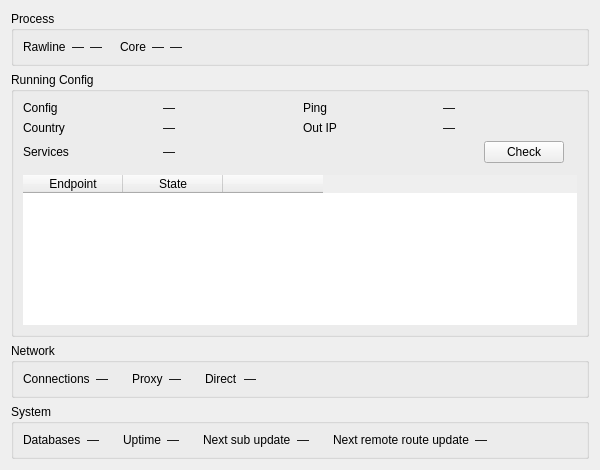
<?xml version="1.0" encoding="UTF-8"?>
<ui version="4.0">
 <class>RuntimeStatsWidget</class>
 <widget class="QWidget" name="RuntimeStatsWidget">
  <property name="geometry">
   <rect>
    <x>0</x>
    <y>0</y>
    <width>600</width>
    <height>470</height>
   </rect>
  </property>
  <layout class="QGridLayout" name="rootGrid">
   <item row="0" column="0">
    <widget class="QGroupBox" name="groupProcess">
     <property name="title">
      <string>Process</string>
     </property>
     <layout class="QVBoxLayout" name="processLayout">
      <item>
       <layout class="QGridLayout" name="tableGrid">
        <item row="0" column="0">
         <widget class="QLabel" name="labelRawlineName">
          <property name="text">
           <string notr="true">Rawline</string>
          </property>
         </widget>
        </item>
        <item row="0" column="1">
         <widget class="QLabel" name="vRawlineCpu">
          <property name="text">
           <string notr="true">—</string>
          </property>
          <property name="alignment">
           <set>Qt::AlignmentFlag::AlignRight|Qt::AlignmentFlag::AlignTrailing|Qt::AlignmentFlag::AlignVCenter</set>
          </property>
         </widget>
        </item>
        <item row="0" column="2">
         <widget class="QLabel" name="vRawlineRam">
          <property name="text">
           <string notr="true">—</string>
          </property>
          <property name="alignment">
           <set>Qt::AlignmentFlag::AlignRight|Qt::AlignmentFlag::AlignTrailing|Qt::AlignmentFlag::AlignVCenter</set>
          </property>
         </widget>
        </item>
        <item row="0" column="3">
         <spacer name="processGap">
          <property name="orientation">
           <enum>Qt::Orientation::Horizontal</enum>
          </property>
          <property name="sizeType">
           <enum>QSizePolicy::Policy::Fixed</enum>
          </property>
          <property name="sizeHint" stdset="0">
           <size>
            <width>12</width>
            <height>0</height>
           </size>
          </property>
         </spacer>
        </item>
        <item row="0" column="4">
         <widget class="QLabel" name="labelCoreName">
          <property name="text">
           <string>Core</string>
          </property>
         </widget>
        </item>
        <item row="0" column="5">
         <widget class="QLabel" name="vCoreCpu">
          <property name="text">
           <string notr="true">—</string>
          </property>
          <property name="alignment">
           <set>Qt::AlignmentFlag::AlignRight|Qt::AlignmentFlag::AlignTrailing|Qt::AlignmentFlag::AlignVCenter</set>
          </property>
         </widget>
        </item>
        <item row="0" column="6">
         <widget class="QLabel" name="vCoreRam">
          <property name="text">
           <string notr="true">—</string>
          </property>
          <property name="alignment">
           <set>Qt::AlignmentFlag::AlignRight|Qt::AlignmentFlag::AlignTrailing|Qt::AlignmentFlag::AlignVCenter</set>
          </property>
         </widget>
        </item>
        <item row="0" column="7">
         <spacer name="tableSpacer">
          <property name="orientation">
           <enum>Qt::Orientation::Horizontal</enum>
          </property>
          <property name="sizeHint" stdset="0">
           <size>
            <width>12</width>
            <height>0</height>
           </size>
          </property>
         </spacer>
        </item>
       </layout>
      </item>
      <item>
       <layout class="QHBoxLayout" name="chartsRow">
       </layout>
      </item>
     </layout>
    </widget>
   </item>
   <item row="1" column="0">
    <widget class="QGroupBox" name="groupRunning">
     <property name="title">
      <string>Running Config</string>
     </property>
     <layout class="QVBoxLayout" name="runningLayout">
      <item>
       <layout class="QGridLayout" name="formRunning">
        <item row="3" column="1">
         <widget class="QLabel" name="vCountry">
          <property name="text">
           <string notr="true">—</string>
          </property>
         </widget>
        </item>
        <item row="3" column="0">
         <widget class="QLabel" name="labelCountry">
          <property name="text">
           <string>Country</string>
          </property>
         </widget>
        </item>
        <item row="2" column="1">
         <widget class="QLabel" name="vCfgName">
          <property name="text">
           <string notr="true">—</string>
          </property>
         </widget>
        </item>
        <item row="2" column="0">
         <widget class="QLabel" name="labelCfgName">
          <property name="text">
           <string>Config</string>
          </property>
         </widget>
        </item>
        <item row="3" column="2">
         <widget class="QLabel" name="labelOutIp">
          <property name="text">
           <string>Out IP</string>
          </property>
         </widget>
        </item>
        <item row="3" column="3">
         <widget class="QLabel" name="vOutIp">
          <property name="text">
           <string notr="true">—</string>
          </property>
          <property name="textInteractionFlags">
           <set>Qt::TextInteractionFlag::TextSelectableByMouse</set>
          </property>
         </widget>
        </item>
        <item row="2" column="3">
         <widget class="QLabel" name="vPing">
          <property name="text">
           <string notr="true">—</string>
          </property>
         </widget>
        </item>
        <item row="2" column="2">
         <widget class="QLabel" name="labelPing">
          <property name="text">
           <string>Ping</string>
          </property>
         </widget>
        </item>
        <item row="4" column="0">
         <widget class="QLabel" name="labelServices">
          <property name="text">
           <string>Services</string>
          </property>
         </widget>
        </item>
        <item row="4" column="1" colspan="3">
         <layout class="QHBoxLayout" name="servicesLayout" stretch="1,0,0,0">
          <item>
           <widget class="QLabel" name="vServices">
            <property name="text">
             <string notr="true">—</string>
            </property>
           </widget>
          </item>
          <item>
           <widget class="QPushButton" name="btnServiceCheck">
            <property name="text">
             <string>Check</string>
            </property>
           </widget>
          </item>
          <item>
           <widget class="QLabel" name="vServiceChecked">
            <property name="text">
             <string notr="true"/>
            </property>
            <property name="colorRole" stdset="0">
             <string notr="true">muted</string>
            </property>
           </widget>
          </item>
          <item>
           <spacer name="servicesSpacer">
            <property name="orientation">
             <enum>Qt::Orientation::Horizontal</enum>
            </property>
            <property name="sizeHint" stdset="0">
             <size>
              <width>0</width>
              <height>0</height>
             </size>
            </property>
           </spacer>
          </item>
         </layout>
        </item>
       </layout>
      </item>
      <item>
       <widget class="QWidget" name="groupEndpoints" native="true">
        <layout class="QVBoxLayout" name="endpointsLayout">
         <property name="spacing">
          <number>4</number>
         </property>
         <property name="leftMargin">
          <number>0</number>
         </property>
         <property name="topMargin">
          <number>6</number>
         </property>
         <property name="rightMargin">
          <number>0</number>
         </property>
         <property name="bottomMargin">
          <number>0</number>
         </property>
         <item>
          <widget class="QTableWidget" name="endpointsTable">
           <property name="frameShape">
            <enum>QFrame::Shape::NoFrame</enum>
           </property>
           <property name="alternatingRowColors">
            <bool>true</bool>
           </property>
           <property name="showGrid">
            <bool>false</bool>
           </property>
           <property name="wordWrap">
            <bool>false</bool>
           </property>
           <column>
            <property name="text">
             <string>Endpoint</string>
            </property>
           </column>
           <column>
            <property name="text">
             <string>State</string>
            </property>
           </column>
           <column>
            <property name="text">
             <string/>
            </property>
           </column>
          </widget>
         </item>
        </layout>
       </widget>
      </item>
     </layout>
    </widget>
   </item>
   <item row="2" column="0">
    <widget class="QGroupBox" name="groupNetwork">
     <property name="title">
      <string>Network</string>
     </property>
     <layout class="QGridLayout" name="formNetwork">
      <item row="0" column="0">
       <widget class="QLabel" name="labelConns">
        <property name="text">
         <string>Connections</string>
        </property>
       </widget>
      </item>
      <item row="0" column="1">
       <widget class="QLabel" name="vConns">
        <property name="text">
         <string notr="true">—</string>
        </property>
       </widget>
      </item>
      <item row="0" column="2">
       <spacer name="networkGap1">
        <property name="orientation">
         <enum>Qt::Orientation::Horizontal</enum>
        </property>
        <property name="sizeType">
         <enum>QSizePolicy::Policy::Fixed</enum>
        </property>
        <property name="sizeHint" stdset="0">
         <size>
          <width>18</width>
          <height>0</height>
         </size>
        </property>
       </spacer>
      </item>
      <item row="0" column="3">
       <widget class="QLabel" name="labelSpeedProxy">
        <property name="text">
         <string>Proxy</string>
        </property>
       </widget>
      </item>
      <item row="0" column="4">
       <widget class="QLabel" name="vSpeedProxy">
        <property name="text">
         <string notr="true">—</string>
        </property>
       </widget>
      </item>
      <item row="0" column="5">
       <spacer name="networkGap2">
        <property name="orientation">
         <enum>Qt::Orientation::Horizontal</enum>
        </property>
        <property name="sizeType">
         <enum>QSizePolicy::Policy::Fixed</enum>
        </property>
        <property name="sizeHint" stdset="0">
         <size>
          <width>18</width>
          <height>0</height>
         </size>
        </property>
       </spacer>
      </item>
      <item row="0" column="6">
       <widget class="QLabel" name="labelSpeedDirect">
        <property name="text">
         <string>Direct</string>
        </property>
       </widget>
      </item>
      <item row="0" column="7">
       <widget class="QLabel" name="vSpeedDirect">
        <property name="text">
         <string notr="true">—</string>
        </property>
       </widget>
      </item>
      <item row="0" column="8">
       <spacer name="networkTail">
        <property name="orientation">
         <enum>Qt::Orientation::Horizontal</enum>
        </property>
        <property name="sizeHint" stdset="0">
         <size>
          <width>0</width>
          <height>0</height>
         </size>
        </property>
       </spacer>
      </item>
     </layout>
    </widget>
   </item>
   <item row="3" column="0">
    <widget class="QGroupBox" name="groupSystem">
     <property name="title">
      <string>System</string>
     </property>
     <layout class="QGridLayout" name="formSystem">
      <item row="0" column="0">
       <widget class="QLabel" name="labelDbSize">
        <property name="text">
         <string>Databases</string>
        </property>
       </widget>
      </item>
      <item row="0" column="1">
       <widget class="QLabel" name="vDbSize">
        <property name="text">
         <string notr="true">—</string>
        </property>
       </widget>
      </item>
      <item row="0" column="2">
       <spacer name="systemGap1">
        <property name="orientation">
         <enum>Qt::Orientation::Horizontal</enum>
        </property>
        <property name="sizeType">
         <enum>QSizePolicy::Policy::Fixed</enum>
        </property>
        <property name="sizeHint" stdset="0">
         <size>
          <width>18</width>
          <height>0</height>
         </size>
        </property>
       </spacer>
      </item>
      <item row="0" column="3">
       <widget class="QLabel" name="labelUptime">
        <property name="text">
         <string>Uptime</string>
        </property>
       </widget>
      </item>
      <item row="0" column="4">
       <widget class="QLabel" name="vUptime">
        <property name="text">
         <string notr="true">—</string>
        </property>
       </widget>
      </item>
      <item row="0" column="5">
       <spacer name="systemGap2">
        <property name="orientation">
         <enum>Qt::Orientation::Horizontal</enum>
        </property>
        <property name="sizeType">
         <enum>QSizePolicy::Policy::Fixed</enum>
        </property>
        <property name="sizeHint" stdset="0">
         <size>
          <width>18</width>
          <height>0</height>
         </size>
        </property>
       </spacer>
      </item>
      <item row="0" column="6">
       <widget class="QLabel" name="labelSubUpdate">
        <property name="text">
         <string>Next sub update</string>
        </property>
       </widget>
      </item>
      <item row="0" column="7">
       <widget class="QLabel" name="vSubUpdate">
        <property name="text">
         <string notr="true">—</string>
        </property>
       </widget>
      </item>
      <item row="0" column="8">
       <spacer name="systemGap3">
        <property name="orientation">
         <enum>Qt::Orientation::Horizontal</enum>
        </property>
        <property name="sizeType">
         <enum>QSizePolicy::Policy::Fixed</enum>
        </property>
        <property name="sizeHint" stdset="0">
         <size>
          <width>18</width>
          <height>0</height>
         </size>
        </property>
       </spacer>
      </item>
      <item row="0" column="9">
       <widget class="QLabel" name="labelRouteUpdate">
        <property name="text">
         <string>Next remote route update</string>
        </property>
       </widget>
      </item>
      <item row="0" column="10">
       <widget class="QLabel" name="vRouteUpdate">
        <property name="text">
         <string notr="true">—</string>
        </property>
       </widget>
      </item>
      <item row="0" column="11">
       <spacer name="systemTail">
        <property name="orientation">
         <enum>Qt::Orientation::Horizontal</enum>
        </property>
        <property name="sizeHint" stdset="0">
         <size>
          <width>0</width>
          <height>0</height>
         </size>
        </property>
       </spacer>
      </item>
     </layout>
    </widget>
   </item>
  </layout>
 </widget>
 <resources/>
 <connections/>
</ui>
